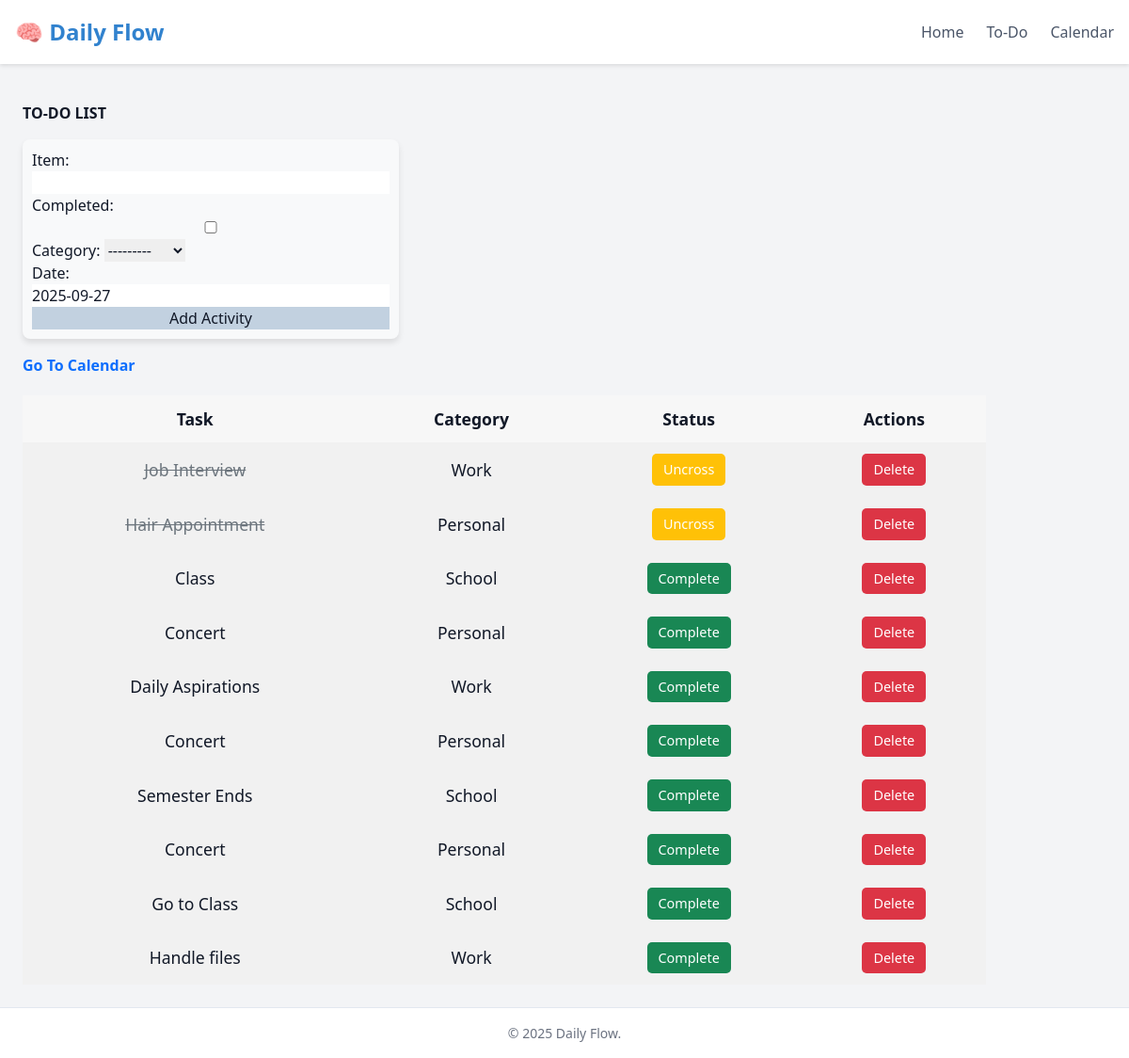
The page /todos/ on the database its author committed.
### todo/models.py (models this page shows, shortened)
class List(models.Model):
    item = models.CharField(max_length=200)
    completed = models.BooleanField(default=False)
    category = models.ForeignKey(Category, on_delete=models.SET_NULL, null=True, blank=True)
    date = models.DateField(default=timezone.now)

class Category(models.Model):
    name = models.CharField(max_length=50)
    color = models.CharField(max_length=7, default="#000000")
    def __str__(self):
        return self.name

### todo/views.py (the view)
# urls.py: path('todos/', views.todos, name='todos'),
def todos(request):
    if request.method == 'POST':
        form = ListForm(request.POST)
        if form.is_valid():
            form.save()
            messages.success(request, "Item Has Been Added To List!")
            return redirect('todos')
    else:
        form = ListForm()
    all_items = task_service.get_all_tasks()
    task_today = task_service.get_tasks_for_today()
    return render(request, 'todos.html', {
        'form': form,
        'all_items': all_items,
        'tasks': task_today
    })

### todo/forms.py
class ListForm(forms.ModelForm):
    class Meta:
        model = List
        fields = ["item", "completed", "category","date"]

### todo/services.py (called while the page is built)
    def get_all_tasks(self):
        return List.objects.all()

    def get_tasks_for_today(self):
        today = timezone.now().date()
        return List.objects.filter(date=today)

### todo/templates/todos.html (shortened to what this page needs)
{% extends 'template.html' %}
{% block content %}
<div class="container mt-4">
    <h1 style="font-weight: bold;" class="mb-4">TO-DO LIST</h1>
    <div class="add-task-form mb-4">
        <form method="POST">
            {{ form.as_p }}
            <button type="submit" class="btn-addtask">Add Activity</button>
        </form>
    </div>
 <h1 class="lnk-to-cal"><a href="{% url 'calendar' %}"> Go To Calendar</a></h1>
    {% if all_items %}
        <table class="table table-bordered table-striped todo-table">
            <thead>
                <tr class="table-light">
                    <th>Task</th>
                    <th>Category</th>
                    <th>Status</th>
                    <th>Actions</th>
                </tr>
            </thead>
            <tbody>
                {% for things in all_items %}
                <tr class="table-secondary">
                    <td>
                        <a href="{% url 'edit' things.id %}" class="task-link {% if things.completed %}striker{% endif %}">
                            {{ things.item }}
                        </a>
                    </td>
                    <td>
                        <span class="spn-category">
                            {{ things.category.name }}
                        </span>
                    </td>
                    <td class="text-center">
                        {% if things.completed %}
                            <a href="{% url 'uncross' things.id %}" class="btn-uncross">Uncross</a>
                        {% else %}
                            <a href="{% url 'cross_off' things.id %}" class="btn-complete">Complete</a>
                        {% endif %}
                    </td>
                    <td class="text-center">
                        <a href="{% url 'delete' things.id %}" class="btn-delete">Delete</a>
                    </td>
                </tr>
                {% endfor %}
            </tbody>
        </table>
    {% else %}
        <p>No todo items yet. Add some!</p>
    {% endif %}
</div>
{% endblock %}

### todo/templates/template.html (shortened to what this page needs)
<!DOCTYPE html>
<html lang="en">
{% load static %}
<head>
    <script src="https://cdn.tailwindcss.com"></script>
    <link rel="stylesheet" href="{% static 'css/styles.css' %}">
    <link rel="stylesheet" href="https://cdnjs.cloudflare.com/ajax/libs/font-awesome/5.15.4/css/all.min.css">
</head>
<body class="bg-gray-100 text-gray-900 font-sans">
    <header class="navbar">
        <div class="navbar-container">
            <h1 class="navbar-title">🧠 Daily Flow</h1>
            <nav class="desktop-nav">
                <a href="{% url 'home' %}" class="nav-link">Home</a>
                <a href="{% url 'todos' %}" class="nav-link">To-Do</a>
                <a href="{% url 'calendar' %}" class="nav-link">Calendar</a>
            </nav>
        </div>
    </header>
    <main class="main-content">
        {% block content %}
        {% endblock %}
    </main>
    <footer class="footer">
        &copy; 2025 Daily Flow.
    </footer>
</body>
</html>

### static/css/styles.css (style rules this page uses)
body { background-color: #f7fafc; color: #1a202c; font-family: sans-serif; }
.navbar { background-color: white; box-shadow: 0 2px 4px rgba(0, 0, 0, 0.1); }
.navbar-container { max-width: 7xl; margin: 0 auto; padding: 16px; display: flex; justify-content: space-between; align-items: center; }
.navbar-title { font-size: 1.5rem; font-weight: bold; color: #3182ce; }
.desktop-nav { display: none; gap: 24px; }
.nav-link { color: #4a5568; text-decoration: none; }
.main-content { max-width: 7xl; margin: 0 auto; padding: 24px; }
.footer { background-color: white; border-top: 1px solid #e2e8f0; text-align: center; padding: 16px; font-size: 0.875rem; color: #6b7280; }
.striker { text-decoration: line-through; color: #6c757d; }
.add-task-form { max-width: 400px; margin-bottom: 20px; padding: 10px; background-color: #f8f9fa; border-radius: 8px; box-shadow: 0 4px 6px rgba(0, 0, 0, 0.1); }
.add-task-form input, .add-task-form button { width: 100%; }
.todo-table { width: 100%; margin-top: 20px; font-size: 1.1rem; }
.todo-table th, .todo-table td { padding: 12px; text-align: center; }
.todo-table .table-light { background-color: #f7f7f7; font-weight: bold; }
.todo-table .table-secondary { background-color: #f1f1f1; }
.btn-uncross, .btn-complete, .btn-delete { display: inline-block; padding: 6px 12px; border-radius: 5px; font-size: 0.9rem; text-decoration: none; color: white; transition: background-color 0.3s ease, transform 0.2s ease; }
.btn-complete { background-color: #198754; }
.btn-uncross { background-color: #ffc107; }
.btn-delete { background-color: #dc3545; }
.btn-addtask { background-color: #c2d1e0; }
.lnk-to-cal { color:#0d6efd; size:10px; font-weight:bold; }
@media (min-width: 768px) { .desktop-nav { display: flex; } }

### rows shown on the page
List: item "Job Interview", category.name "Work", completed "Uncross"
List: item "Hair Appointment", category.name "Personal", completed "Uncross"
List: item "Class", category.name "School", completed "Complete"
List: item "Concert", category.name "Personal", completed "Complete"
List: item "Daily Aspirations", category.name "Work", completed "Complete"
List: item "Concert", category.name "Personal", completed "Complete"
List: item "Semester Ends", category.name "School", completed "Complete"
List: item "Concert", category.name "Personal", completed "Complete"
List: item "Go to Class", category.name "School", completed "Complete"
List: item "Handle files", category.name "Work", completed "Complete"
